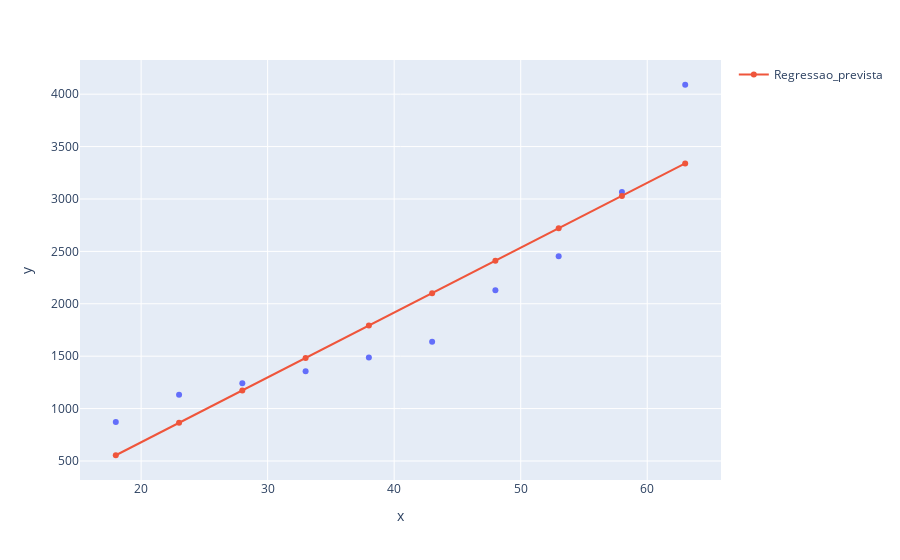

Source (notebook cell):
### Code cell
grafico = px.scatter(x = X_plano_saude.ravel(), y = y_plano_saude) # Gerar grafico
grafico.add_scatter(x = X_plano_saude.ravel(), y = previsao, name='Regressao_prevista')
grafico.show()

### Figure 1 — Plotly figure (JSON) as saved in the notebook; plotly's stock layout.template omitted (floating-point values rounded to 4 significant figures)
{"data": [{"hovertemplate": "x=%{x}<br>y=%{y}<extra></extra>", "legendgroup": "", "marker": {"color": "#636efa", "symbol": "circle"}, "mode": "markers", "name": "", "orientation": "v", "showlegend": false, "type": "scatter", "x": [18, 23, 28, 33, 38, 43, 48, 53, 58, 63], "xaxis": "x", "y": [871, 1132, 1242, 1356, 1488, 1638, 2130, 2454, 3066, 4090], "yaxis": "y"}, {"name": "Regressao_prevista", "type": "scatter", "x": [18, 23, 28, 33, 38, 43, 48, 53, 58, 63], "y": [554.7, 864.0, 1173.0, 1483.0, 1792.0, 2101.0, 2411.0, 2720.0, 3029.0, 3339.0]}], "layout": {"legend": {"tracegroupgap": 0}, "margin": {"t": 60}, "xaxis": {"anchor": "y", "domain": [0, 1], "title": {"text": "x"}}, "yaxis": {"anchor": "x", "domain": [0, 1], "title": {"text": "y"}}}}
